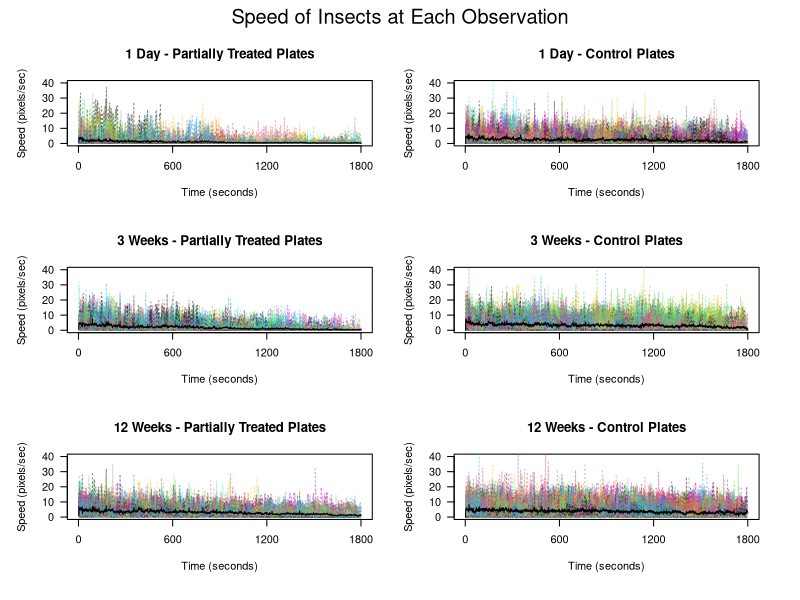

Reproduce this figure in R.
###Code to create Fig3Speed

##make two working directory paths
#One containing the data
inwd <- paste("/Users/dtracy198/Documents/GitHub/Laboratory/",
              "Inesfly_Paint_Bed_Bug_Trial/TABLES_GRAPHS",
              "/Fig3Speed", sep = "")
#A second for the location the file is saved. (image may be too large for git)
outwd <- ("/Users/dtracy198/Documents")

#FOR OTHERS USING FILE DEPEDING ON HOME DIRECTORY SETTINGS
#SEE LINK BELOW To CHANGE settings for your "~" (ESP. FOR WINDOWS USERS)
#https://stackoverflow.com/questions/11004531/change-path-expand-location-win-7
homeDir <- path.expand('~')
inwd<-paste(homeDir,
      "/Laboratory/Inesfly_Paint_Bed_Bug_Trial/TABLES_GRAPHS/Fig2RunningAvg",
      sep="")
outwd<-paste(homeDir,"/Documents", sep="")



#set working directory
setwd(inwd)



#packages
#install.packages("scales") #allows for 
library(scales)

#bring in data for individual insect ;
csCVR2 <- read.csv("csCVR2.csv")
csCVR3 <- read.csv("csCVR3.csv")
csCVR4 <- read.csv("csCVR4.csv")
#NOTE: First colom is insect id, then date, then which plate
#X2=1 means they were on the partially treated plate. 
#X3-X1801 are the speed observations

#set to the out director to save the file appropriately
setwd(outwd)

#create function that plots the speed of indivudal insects
PlotSpeed <- function(csTest, num){
  #identif which insects are those on the partially treated plates
  filter <- which(csTest[,3] == 1)
  #identify insects that are on the control plates.
  ConFilt <- which(csTest[,3] == 0)
  #create data frame to be filled by loop
  MeanSpeedPest <- csTest[1,]
  MeanSpeedCont <- csTest[1,]
  #Give Names in first row
  MeanSpeedPest[1] <- "MeanSpeedPest"
  MeanSpeedCont[1] <- "MeanSpeedCont"
  #put treatment indicator in the second (1=treat,0=control plate)
  MeanSpeedPest[2] <- 1
  MeanSpeedCont[2] <- 0
  #loop that finds the mean value of all insects in treatment at
  #time/frame i., This will be the black lines 
  for(i in 3:1801){
    MeanSpeedPest[i] <- mean(csTest[filter, i], na.rm = T)
    MeanSpeedCont[i] <- mean(csTest[ConFilt, i], na.rm = T)
  }
  #create graph labels based on number indicator in start of function.
  #takes into consideration days vs weeks
  if(num == 1){ 
    d <- "Day -"
  } else {d <- "Weeks -"}
  #adds the treatment group to the label
  mn.tile.t <- paste(num, d, "Partially Treated Plates")
  mn.tile.c <- paste(num, d, "Control Plates")
  
  #create blank plot to be filled in (note type = n)
  plot(x = c(1, 1800), y = c(0, 40), type = "n", 
       main = mn.tile.t, ylab = "Speed (pixels/sec)",
       xlab = "Time (seconds)", xaxt = 'n', yaxt = 'n')
  #creates plot axis ticks ;
  #for 0, 10, 20, 30 ,and 40 pixels/ second on the y axis;
  axis( 2, at = c(0:4 * 10), las = 2,
        labels = as.character(c(0:4 * 10)))
  #and over 0, 600, 1200, and 1800 second on the bottom
  axis( 1, at = c(0:3 * 600), labels = as.character(c(0:3 * 600)))
  
  #add lines to the plot for each insect on the pesticide plates
  for(i in 1:length(filter)){
    lines(x = 2:1800, y = csTest[ filter[i], 3:1801], 
          #allows for different transparent colors
          col = alpha(i, 0.5), lty = 3)
  }
  #add the black line for the average
  lines(x = 2:1800, y = MeanSpeedPest[3:1801], 
        col = 1, lty = 1)
  
  #repeat of the above code for bugs on the control plates
  plot(x = c(1, 1800), y = c(0, 40), type = "n", 
       main = mn.tile.c, ylab = "Speed (pixels/sec)",
       xlab = "Time (seconds)", xaxt = 'n', yaxt = 'n')
  axis( 2, at = c(0:4 * 10), las = 2,
        labels = as.character(c(0:4 * 10)))
  axis( 1, at = c(0:3 * 600), labels = as.character(c(0:3 * 600)))
  for(i in 1:length(ConFilt)){
    lines(x = 2:1800, y = csTest[ ConFilt[i], 3:1801], 
          col = alpha(i, 0.5), lty = 3)
  }
  lines(x = 2:1800, y = MeanSpeedCont[3:1801], 
        col = 1, lty = 1)
}

##select file type
#pdf(file = "SpeedPlots.pdf")
#pdf("Figures/SpeedPlots.pdf", height = 9, width = 6)
#tiff("Figures/SpeedPlots.tiff", width = 9, height = 6, units = "in", res = 1081)
#pdf("Figures/SpeedPlots.pdf", height = 9, width = 6)
jpeg("SpeedPlots.jpeg", height = 9, width = 6, res = 300, 
    units = "in")

#set parameters
par(mfrow = c(3,2), oma = c(1,1,2,1))

#plot graphs
PlotSpeed(csCVR4, 1)
PlotSpeed(csCVR2, 3)
PlotSpeed(csCVR3, 12)

#add titl
mtext(paste("Speed of Insects at Each Observation", sep = " "), side = 3, line = 0, 
      outer = TRUE, cex = 1.2)

#turn of plotting device
dev.off()

